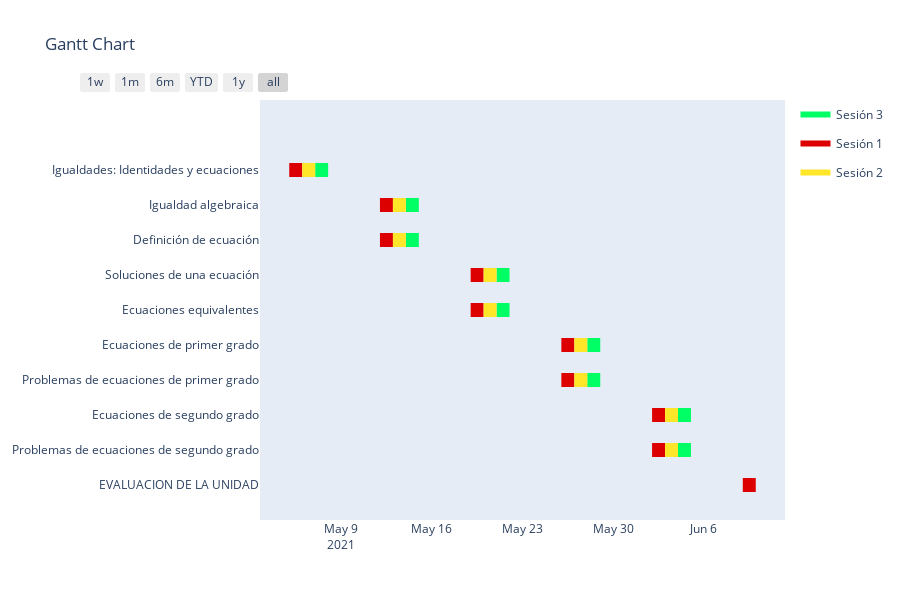

Source (notebook cell):
### Markdown cell above
La unidad didáctica de ecuaciones para 2º de la ESO se estructurará de la siguiente manera: 

- 2º de la ESO tiene asignaddas 6 horas por semana

- Cada sesión tiene una duración de 2 horas

- Sesiones de 50 minutos 

- Cada contenido está impartido en una semana, durante tres sesiones (sesión 1, sesión 2, sesión 3)

### Code cell
import plotly.figure_factory as ff
df = [dict(Task="Igualdades: Identidades y ecuaciones", Start='2021-05-05', Finish='2021-05-06', Resource='Sesión 1'),
      dict(Task="Igualdades: Identidades y ecuaciones", Start='2021-05-06', Finish='2021-05-07', Resource='Sesión 2'),
      dict(Task="Igualdades: Identidades y ecuaciones", Start='2021-05-07', Finish='2021-05-08', Resource='Sesión 3'),
      
      dict(Task="Igualdad algebraica", Start='2021-05-12', Finish='2021-05-13', Resource='Sesión 1'),
      dict(Task="Igualdad algebraica", Start='2021-05-13', Finish='2021-05-14', Resource='Sesión 2'),
      dict(Task="Igualdad algebraica", Start='2021-05-14', Finish='2021-05-15', Resource='Sesión 3'),
      
      dict(Task="Definición de ecuación", Start='2021-05-12', Finish='2021-05-13', Resource='Sesión 1'),
      dict(Task="Definición de ecuación", Start='2021-05-13', Finish='2021-05-14', Resource='Sesión 2'),
      dict(Task="Definición de ecuación", Start='2021-05-14', Finish='2021-05-15', Resource='Sesión 3'),
      
      dict(Task="Soluciones de una ecuación", Start='2021-05-19', Finish='2021-05-20', Resource='Sesión 1'),
      dict(Task="Soluciones de una ecuación", Start='2021-05-20', Finish='2021-05-21', Resource='Sesión 2'),
      dict(Task="Soluciones de una ecuación", Start='2021-05-21', Finish='2021-05-22', Resource='Sesión 3'),
      
      dict(Task="Ecuaciones equivalentes", Start='2021-05-19', Finish='2021-05-20', Resource='Sesión 1'),
      dict(Task="Ecuaciones equivalentes", Start='2021-05-20', Finish='2021-05-21', Resource='Sesión 2'),
      dict(Task="Ecuaciones equivalentes", Start='2021-05-21', Finish='2021-05-22', Resource='Sesión 3'),
      
      dict(Task="Ecuaciones de primer grado", Start='2021-05-26', Finish='2021-05-27', Resource='Sesión 1'),
      dict(Task="Ecuaciones de primer grado", Start='2021-05-27', Finish='2021-05-28', Resource='Sesión 2'),
      dict(Task="Ecuaciones de primer grado", Start='2021-05-28', Finish='2021-05-29', Resource='Sesión 3'),
      
      dict(Task="Problemas de ecuaciones de primer grado", Start='2021-05-26', Finish='2021-05-27', Resource='Sesión 1'),
      dict(Task="Problemas de ecuaciones de primer grado", Start='2021-05-27', Finish='2021-05-28', Resource='Sesión 2'),
      dict(Task="Problemas de ecuaciones de primer grado", Start='2021-05-28', Finish='2021-05-29', Resource='Sesión 3'),
      
      
      dict(Task="Ecuaciones de segundo grado", Start='2021-06-02', Finish='2021-06-03', Resource='Sesión 1'),
      dict(Task="Ecuaciones de segundo grado", Start='2021-06-03', Finish='2021-06-04', Resource='Sesión 2'),
      dict(Task="Ecuaciones de segundo grado", Start='2021-06-04', Finish='2021-06-05', Resource='Sesión 3'),
     
      dict(Task="Problemas de ecuaciones de segundo grado", Start='2021-06-02', Finish='2021-06-03', Resource='Sesión 1'),
      dict(Task="Problemas de ecuaciones de segundo grado", Start='2021-06-03', Finish='2021-06-04', Resource='Sesión 2'),
      dict(Task="Problemas de ecuaciones de segundo grado", Start='2021-06-04', Finish='2021-06-05', Resource='Sesión 3'),
    dict(Task="EVALUACION DE LA UNIDAD", Start='2021-06-09', Finish='2021-06-10', Resource='Sesión 1')

     ]

colors = {'Sesión 2': (1, 0.9, 0.16),
          'Sesión 1': 'rgb(220, 0, 0)',
          'Sesión 3': 'rgb(0, 255, 100)'}

fig = ff.create_gantt(df, colors=colors, index_col='Resource', show_colorbar=True,
                      group_tasks=True)
fig.show()

### Figure 1 — Plotly figure (JSON) as saved in the notebook; plotly's stock layout.template omitted (floating-point values rounded to 4 significant figures)
{"data": [{"fill": "toself", "fillcolor": "rgb(0, 255, 100)", "hoverinfo": "name", "legendgroup": "rgb(0, 255, 100)", "mode": "none", "name": "Sesión 3", "type": "scatter", "x": ["2021-05-07", "2021-05-08", "2021-05-08", "2021-05-07", "2021-05-07", "2021-05-14", "2021-05-15", "2021-05-15", "2021-05-14", "2021-05-14", "2021-05-14", "2021-05-15", "2021-05-15", "2021-05-14", "2021-05-14", "2021-05-21", "2021-05-22", "2021-05-22", "2021-05-21", "2021-05-21", "2021-05-21", "2021-05-22", "2021-05-22", "2021-05-21", "2021-05-21", "2021-05-28", "2021-05-29", "2021-05-29", "2021-05-28", "2021-05-28", "2021-05-28", "2021-05-29", "2021-05-29", "2021-05-28", "2021-05-28", "2021-06-04", "2021-06-05", "2021-06-05", "2021-06-04", "2021-06-04", "2021-06-04", "2021-06-05", "2021-06-05", "2021-06-04"], "y": [8.8, 8.8, 9.2, 9.2, null, 7.8, 7.8, 8.2, 8.2, null, 6.8, 6.8, 7.2, 7.2, null, 5.8, 5.8, 6.2, 6.2, null, 4.8, 4.8, 5.2, 5.2, null, 3.8, 3.8, 4.2, 4.2, null, 2.8, 2.8, 3.2, 3.2, null, 1.8, 1.8, 2.2, 2.2, null, 0.8, 0.8, 1.2, 1.2]}, {"fill": "toself", "fillcolor": "rgb(220, 0, 0)", "hoverinfo": "name", "legendgroup": "rgb(220, 0, 0)", "mode": "none", "name": "Sesión 1", "type": "scatter", "x": ["2021-05-05", "2021-05-06", "2021-05-06", "2021-05-05", "2021-05-05", "2021-05-12", "2021-05-13", "2021-05-13", "2021-05-12", "2021-05-12", "2021-05-12", "2021-05-13", "2021-05-13", "2021-05-12", "2021-05-12", "2021-05-19", "2021-05-20", "2021-05-20", "2021-05-19", "2021-05-19", "2021-05-19", "2021-05-20", "2021-05-20", "2021-05-19", "2021-05-19", "2021-05-26", "2021-05-27", "2021-05-27", "2021-05-26", "2021-05-26", "2021-05-26", "2021-05-27", "2021-05-27", "2021-05-26", "2021-05-26", "2021-06-02", "2021-06-03", "2021-06-03", "2021-06-02", "2021-06-02", "2021-06-02", "2021-06-03", "2021-06-03", "2021-06-02", "2021-06-02", "2021-06-09", "2021-06-10", "2021-06-10", "2021-06-09"], "y": [8.8, 8.8, 9.2, 9.2, null, 7.8, 7.8, 8.2, 8.2, null, 6.8, 6.8, 7.2, 7.2, null, 5.8, 5.8, 6.2, 6.2, null, 4.8, 4.8, 5.2, 5.2, null, 3.8, 3.8, 4.2, 4.2, null, 2.8, 2.8, 3.2, 3.2, null, 1.8, 1.8, 2.2, 2.2, null, 0.8, 0.8, 1.2, 1.2, null, -0.2, -0.2, 0.2, 0.2]}, {"fill": "toself", "fillcolor": "rgb(255, 230, 41)", "hoverinfo": "name", "legendgroup": "rgb(255, 230, 41)", "mode": "none", "name": "Sesión 2", "type": "scatter", "x": ["2021-05-06", "2021-05-07", "2021-05-07", "2021-05-06", "2021-05-06", "2021-05-13", "2021-05-14", "2021-05-14", "2021-05-13", "2021-05-13", "2021-05-13", "2021-05-14", "2021-05-14", "2021-05-13", "2021-05-13", "2021-05-20", "2021-05-21", "2021-05-21", "2021-05-20", "2021-05-20", "2021-05-20", "2021-05-21", "2021-05-21", "2021-05-20", "2021-05-20", "2021-05-27", "2021-05-28", "2021-05-28", "2021-05-27", "2021-05-27", "2021-05-27", "2021-05-28", "2021-05-28", "2021-05-27", "2021-05-27", "2021-06-03", "2021-06-04", "2021-06-04", "2021-06-03", "2021-06-03", "2021-06-03", "2021-06-04", "2021-06-04", "2021-06-03"], "y": [8.8, 8.8, 9.2, 9.2, null, 7.8, 7.8, 8.2, 8.2, null, 6.8, 6.8, 7.2, 7.2, null, 5.8, 5.8, 6.2, 6.2, null, 4.8, 4.8, 5.2, 5.2, null, 3.8, 3.8, 4.2, 4.2, null, 2.8, 2.8, 3.2, 3.2, null, 1.8, 1.8, 2.2, 2.2, null, 0.8, 0.8, 1.2, 1.2]}, {"legendgroup": "rgb(0, 255, 100)", "marker": {"color": "rgb(0, 255, 100)", "opacity": 0, "size": 1}, "mode": "markers", "name": "", "showlegend": false, "text": [null, null, null, null, null, null, null, null, null, null, null, null, null, null, null, null, null, null], "type": "scatter", "x": ["2021-05-07", "2021-05-08", "2021-05-14", "2021-05-15", "2021-05-14", "2021-05-15", "2021-05-21", "2021-05-22", "2021-05-21", "2021-05-22", "2021-05-28", "2021-05-29", "2021-05-28", "2021-05-29", "2021-06-04", "2021-06-05", "2021-06-04", "2021-06-05"], "y": [9, 9, 8, 8, 7, 7, 6, 6, 5, 5, 4, 4, 3, 3, 2, 2, 1, 1]}, {"legendgroup": "rgb(220, 0, 0)", "marker": {"color": "rgb(220, 0, 0)", "opacity": 0, "size": 1}, "mode": "markers", "name": "", "showlegend": false, "text": [null, null, null, null, null, null, null, null, null, null, null, null, null, null, null, null, null, null, null, null], "type": "scatter", "x": ["2021-05-05", "2021-05-06", "2021-05-12", "2021-05-13", "2021-05-12", "2021-05-13", "2021-05-19", "2021-05-20", "2021-05-19", "2021-05-20", "2021-05-26", "2021-05-27", "2021-05-26", "2021-05-27", "2021-06-02", "2021-06-03", "2021-06-02", "2021-06-03", "2021-06-09", "2021-06-10"], "y": [9, 9, 8, 8, 7, 7, 6, 6, 5, 5, 4, 4, 3, 3, 2, 2, 1, 1, 0, 0]}, {"legendgroup": "rgb(255, 230, 41)", "marker": {"color": "rgb(255, 230, 41)", "opacity": 0, "size": 1}, "mode": "markers", "name": "", "showlegend": false, "text": [null, null, null, null, null, null, null, null, null, null, null, null, null, null, null, null, null, null], "type": "scatter", "x": ["2021-05-06", "2021-05-07", "2021-05-13", "2021-05-14", "2021-05-13", "2021-05-14", "2021-05-20", "2021-05-21", "2021-05-20", "2021-05-21", "2021-05-27", "2021-05-28", "2021-05-27", "2021-05-28", "2021-06-03", "2021-06-04", "2021-06-03", "2021-06-04"], "y": [9, 9, 8, 8, 7, 7, 6, 6, 5, 5, 4, 4, 3, 3, 2, 2, 1, 1]}], "layout": {"height": 600, "hovermode": "closest", "showlegend": true, "title": {"text": "Gantt Chart"}, "xaxis": {"rangeselector": {"buttons": [{"count": 7, "label": "1w", "step": "day", "stepmode": "backward"}, {"count": 1, "label": "1m", "step": "month", "stepmode": "backward"}, {"count": 6, "label": "6m", "step": "month", "stepmode": "backward"}, {"count": 1, "label": "YTD", "step": "year", "stepmode": "todate"}, {"count": 1, "label": "1y", "step": "year", "stepmode": "backward"}, {"step": "all"}]}, "showgrid": false, "type": "date", "zeroline": false}, "yaxis": {"autorange": false, "range": [-1, 11], "showgrid": false, "ticktext": ["EVALUACION DE LA UNIDAD", "Problemas de ecuaciones de segundo grado", "Ecuaciones de segundo grado", "Problemas de ecuaciones de primer grado", "Ecuaciones de primer grado", "Ecuaciones equivalentes", "Soluciones de una ecuación", "Definición de ecuación", "Igualdad algebraica", "Igualdades: Identidades y ecuaciones"], "tickvals": [0, 1, 2, 3, 4, 5, 6, 7, 8, 9], "zeroline": false}}}
